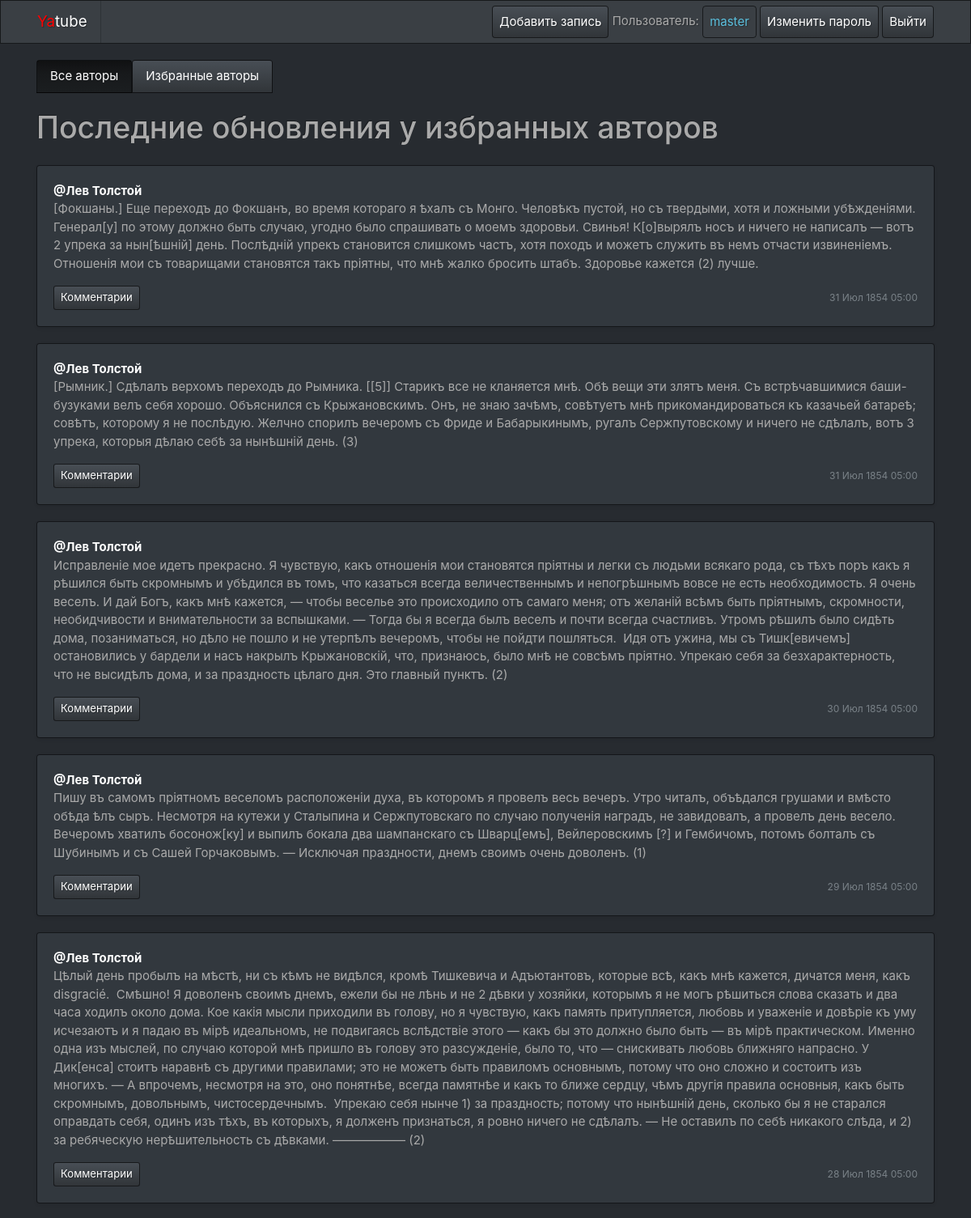
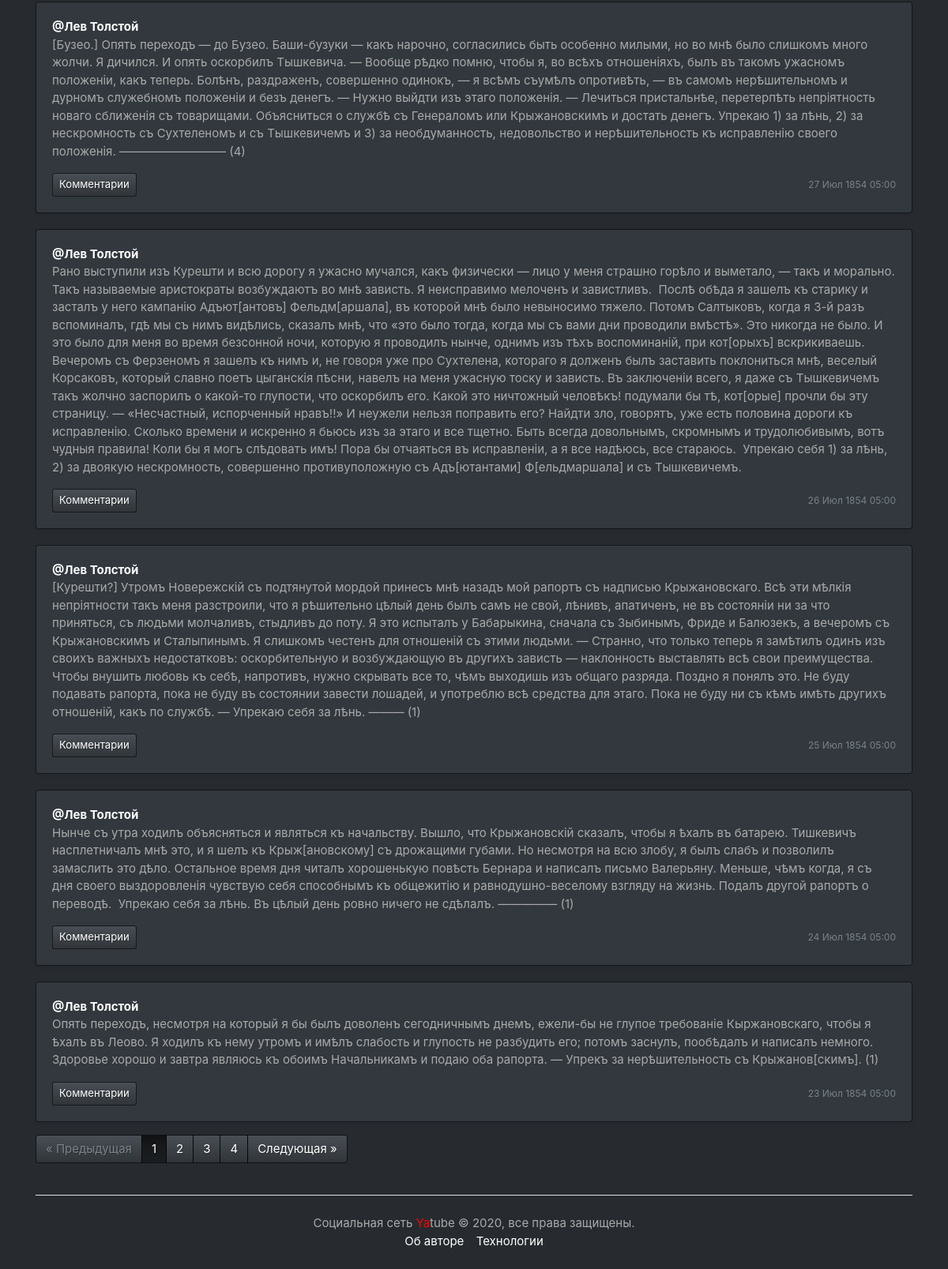
/follow/ (signed in), run on the app's committed database (2 pictures, top to bottom).
### posts/models.py (models this page shows, shortened)
class Post(models.Model):
    text = models.TextField()
    pub_date = models.DateTimeField("Дата публикации", auto_now_add=True)
    author = models.ForeignKey(User, on_delete=models.CASCADE, related_name="author_posts")
    group = models.ForeignKey(
        Group, on_delete=models.CASCADE, related_name="group_posts", blank=True, null=True
    )
    image = models.ImageField(upload_to="posts/", blank=True, null=True)

### posts/views.py (the view)
# urls.py: path("follow/", views.follow_index, name="follow_index"),
@login_required
def follow_index(request):
    following = Follow.objects.filter(user=request.user).all()
    author_list = []
    for author in following:
        author_list.append(author.author.id)
    post_list = Post.objects.filter(author__in=author_list).order_by("-pub_date").all()
    paginator = Paginator(post_list, 10)
    page_number = request.GET.get("page")
    page = paginator.get_page(page_number)
    return render(request, "follow.html", {"page": page, "paginator": paginator})

### context_processors/context_processors.py (called while the page is built)
def custom_context_processors(request):
    now = dt.datetime.now()
    return {
        'year' : now.year
    }

### posts/templates/follow.html (shortened to what this page needs)
{% extends "base.html" %}
{% block content %}
<main role="main" class="container">
    {% include "menu.html" with index=True %}
    <div class="row">
        <h1 style="margin: 20px 0 20px;">{{test}}Последние обновления у избранных авторов</h1>
        {% for post in page %}
            {% include 'post_item.html' %}
        {% endfor %}
        {% if page.has_other_pages %}
            {% include "paginator.html" with items=page paginator=paginator%}
        {% endif %}
    </div>
</main>
{% endblock %}

### templates/nav.html
<div class="navbar navbar-expand-lg navbar-dark bg-primary">
    <div class='container'>
        <a class="navbar-brand" href="/"><span style="color:red">Ya</span>tube</a>
        <nav class="my-2 my-md-0 mr-md-3">
            {% if user.is_authenticated %}
            <a class="p-2 btn btn-primary" href="{% url 'new_post' %}">Добавить запись</a>
            Пользователь: <a class="p-2 btn btn-outline-info" href="/{{user.username}}/">{{ user.username }}</a>
            <a class="p-2 btn btn-primary" href="{% url 'password_change' %}">Изменить пароль</a>
            <a class="p-2 btn btn-primary" href="{% url 'logout' %}">Выйти</a>
            {% else %}
            <a class="p-2 btn btn-primary" href="{% url 'login' %}">Войти</a> |
            <a class="p-2 btn btn-primary" href="{% url 'signup' %}">Регистрация</a>
            {% endif %}
        </nav>
    </div>
</div>

### posts/templates/post_item.html (shortened to what this page needs)
<div class="card mb-3 mt-1 shadow-sm" style="width: 100%;">
    {% load thumbnail %}
    <div class="card-body">
        <p class="card-text">
            <strong class="d-block">
                <a href="{% url 'profile' post.author.username %}" class="card-link">@{{ post.author.get_full_name }}</a>
            </strong>
                {{ post.text|linebreaksbr }}
        </p>
        <div class="d-flex justify-content-between align-items-center">
            <div class="btn-group ">
                <a class="btn btn-sm btn-primary" href="{% url 'post' post.author.username post.id %}" role="button">Комментарии</a>
            </div>
            <small class="text-muted">{{ post.pub_date|date:"d M Y H:i" }}</small>
        </div>
    </div>
</div>

### data on the page
Post: author.get_full_name "Лев Толстой", text "[Фокшаны.] Еще переходъ до Фокшанъ, во время котораго я ѣхалъ съ Монго. Человѣкъ пустой, но съ твердыми, хотя и ложными убѣжденіями. Генерал[у] по этому должно быть случаю, угодно было спрашивать о моемъ здоровьи. Свинья! К[о]вырялъ носъ и ничего не написалъ — вотъ 2 упрека за нын[ѣшній] день. Послѣдній упрекъ становится слишкомъ частъ, хотя походъ и можетъ служить въ немъ отчасти извиненіемъ. Отношенія мои съ товарищами становятся такъ пріятны, что мнѣ жалко бросить штабъ. Здоровье кажется (2) лучше.", pub_date "31 Июл 1854 05:00"
Post: author.get_full_name "Лев Толстой", text "[Рымник.] Сдѣлалъ верхомъ переходъ до Рымника. [[5]] Старикъ все не кланяется мнѣ. Обѣ вещи эти злятъ меня. Съ встрѣчавшимися баши-бузуками велъ себя хорошо. Объяснился съ Крыжановскимъ. Онъ, не знаю зачѣмъ, совѣтуетъ мнѣ прикомандироваться къ казачьей батареѣ; совѣтъ, которому я не послѣдую. Желчно спорилъ вечеромъ съ Фриде и Бабарыкинымъ, ругалъ Сержпутовскому и ничего не сдѣлалъ, вотъ 3 упрека, которыя дѣлаю себѣ за нынѣшній день. (3)", pub_date "31 Июл 1854 05:00"
Post: author.get_full_name "Лев Толстой", text "Исправленіе мое идетъ прекрасно. Я чувствую, какъ отношенія мои становятся пріятны и легки съ людьми всякаго рода, съ тѣхъ поръ какъ я рѣшился быть скромнымъ и убѣдился въ томъ, что казаться всегда величественнымъ и непогрѣшнымъ вовсе не есть необходимость. Я очень веселъ. И дай Богъ, какъ мнѣ кажется, — чтобы веселье это происходило отъ самаго меня; отъ желаній всѣмъ быть пріятнымъ, скромности, необидчивости и внимательности за вспышками. — Тогда бы я всегда былъ веселъ и почти всегда счастливъ. Утромъ рѣшилъ было сидѣть дома, позаниматься, но дѣло не пошло и не утерпѣлъ вечеромъ, чтобы не пойдти пошляться. Идя отъ ужина, мы съ Тишк[евичемъ] остановились у бардели и насъ накрылъ…", pub_date "30 Июл 1854 05:00"
Post: author.get_full_name "Лев Толстой", text "Пишу въ самомъ пріятномъ веселомъ расположеніи духа, въ которомъ я провелъ весь вечеръ. Утро читалъ, объѣдался грушами и вмѣсто обѣда ѣлъ сыръ. Несмотря на кутежи у Сталыпина и Сержпутовскаго по случаю полученія наградъ, не завидовалъ, а провелъ день весело. Вечеромъ хватилъ босонож[ку] и выпилъ бокала два шампанскаго съ Шварц[емъ], Вейлеровскимъ [?] и Гембичомъ, потомъ болталъ съ Шубинымъ и съ Сашей Горчаковымъ. — Исключая праздности, днемъ своимъ очень доволенъ. (1)", pub_date "29 Июл 1854 05:00"
Post: author.get_full_name "Лев Толстой", text "Цѣлый день пробылъ на мѣстѣ, ни съ кѣмъ не видѣлся, кромѣ Тишкевича и Адъютантовъ, которые всѣ, какъ мнѣ кажется, дичатся меня, какъ disgracié. Смѣшно! Я доволенъ своимъ днемъ, ежели бы не лѣнь и не 2 дѣвки у хозяйки, которымъ я не могъ рѣшиться слова сказать и два часа ходилъ около дома. Кое какія мысли приходили въ голову, но я чувствую, какъ память притупляется, любовь и уваженіе и довѣріе къ уму исчезаютъ и я падаю въ мірѣ идеальномъ, не подвигаясь вслѣдствіе этого — какъ бы это должно было быть — въ мірѣ практическом. Именно одна изъ мыслей, по случаю которой мнѣ пришло въ голову это разсужденіе, было то, что — снискивать любовь ближняго напрасно. У Дик[енса] стоитъ наравнѣ съ другими…", pub_date "28 Июл 1854 05:00"
Post: author.get_full_name "Лев Толстой", text "[Бузео.] Опять переходъ — до Бузео. Баши-бузуки — какъ нарочно, согласились быть особенно милыми, но во мнѣ было слишкомъ много жолчи. Я дичился. И опять оскорбилъ Тышкевича. — Вообще рѣдко помню, чтобы я, во всѣхъ отношеніяхъ, былъ въ такомъ ужасномъ положеніи, какъ теперь. Болѣнъ, раздраженъ, совершенно одинокъ, — я всѣмъ съумѣлъ опротивѣть, — въ самомъ нерѣшительномъ и дурномъ служебномъ положеніи и безъ денегъ. — Нужно выйдти изъ этаго положенія. — Лечиться пристальнѣе, перетерпѣть непріятность новаго сближенія съ товарищами. Объясниться о службѣ съ Генераломъ или Крыжановскимъ и достать денегъ. Упрекаю 1) за лѣнь, 2) за нескромность съ Сухтеленомъ и съ Тышкевичемъ и 3) за…", pub_date "27 Июл 1854 05:00"
Post: author.get_full_name "Лев Толстой", text "Рано выступили изъ Курешти и всю дорогу я ужасно мучался, какъ физически — лицо у меня страшно горѣло и выметало, — такъ и морально. Такъ называемые аристократы возбуждаютъ во мнѣ зависть. Я неисправимо мелоченъ и завистливъ. Послѣ обѣда я зашелъ къ старику и засталъ у него кампанію Адъют[антовъ] Фельдм[аршала], въ которой мнѣ было невыносимо тяжело. Потомъ Салтыковъ, когда я 3-й разъ вспоминалъ, гдѣ мы съ нимъ видѣлись, сказалъ мнѣ, что «это было тогда, когда мы съ вами дни проводили вмѣстѣ». Это никогда не было. И это было для меня во время безсонной ночи, которую я проводилъ нынче, однимъ изъ тѣхъ воспоминаній, при кот[орыхъ] вскрикиваешь. Вечеромъ съ Ферзеномъ я зашелъ къ нимъ и, не…", pub_date "26 Июл 1854 05:00"
Post: author.get_full_name "Лев Толстой", text "[Курешти?] Утромъ Новережскій съ подтянутой мордой принесъ мнѣ назадъ мой рапортъ съ надписью Крыжановскаго. Всѣ эти мѣлкія непріятности такъ меня разстроили, что я рѣшительно цѣлый день былъ самъ не свой, лѣнивъ, апатиченъ, не въ состояніи ни за что приняться, съ людьми молчаливъ, стыдливъ до поту. Я это испыталъ у Бабарыкина, сначала съ Зыбинымъ, Фриде и Балюзекъ, а вечеромъ съ Крыжановскимъ и Сталыпинымъ. Я слишкомъ честенъ для отношеній съ этими людьми. — Странно, что только теперь я замѣтилъ одинъ изъ своихъ важныхъ недостатковъ: оскорбительную и возбуждающую въ другихъ зависть — наклонность выставлять всѣ свои преимущества. Чтобы внушить любовь къ себѣ, напротивъ, нужно скрывать все…", pub_date "25 Июл 1854 05:00"
Post: author.get_full_name "Лев Толстой", text "Нынче съ утра ходилъ объясняться и являться къ начальству. Вышло, что Крыжановскій сказалъ, чтобы я ѣхалъ въ батарею. Тишкевичъ насплетничалъ мнѣ это, и я шелъ къ Крыж[ановскому] съ дрожащими губами. Но несмотря на всю злобу, я былъ слабъ и позволилъ замаслить это дѣло. Остальное время дня читалъ хорошенькую повѣсть Бернара и написалъ письмо Валерьяну. Меньше, чѣмъ когда, я съ дня своего выздоровленія чувствую себя способнымъ къ общежитію и равнодушно-веселому взгляду на жизнь. Подалъ другой рапортъ о переводѣ. Упрекаю себя за лѣнь. Въ цѣлый день ровно ничего не сдѣлалъ. ————— (1)", pub_date "24 Июл 1854 05:00"
Post: author.get_full_name "Лев Толстой", text "Опять переходъ, несмотря на который я бы былъ доволенъ сегодничнымъ днемъ, ежели-бы не глупое требованіе Кыржановскаго, чтобы я ѣхалъ въ Леово. Я ходилъ къ нему утромъ и имѣлъ слабость и глупость не разбудить его; потомъ заснулъ, пообѣдалъ и написалъ немного. Здоровье хорошо и завтра являюсь къ обоимъ Начальникамъ и подаю оба рапорта. — Упрекъ за нерѣшительность съ Крыжанов[скимъ]. (1)", pub_date "23 Июл 1854 05:00"

### other printed values
{{ user.username }} "master"
{{ i }} "1"
{{ i }} "2" "3" "4"
